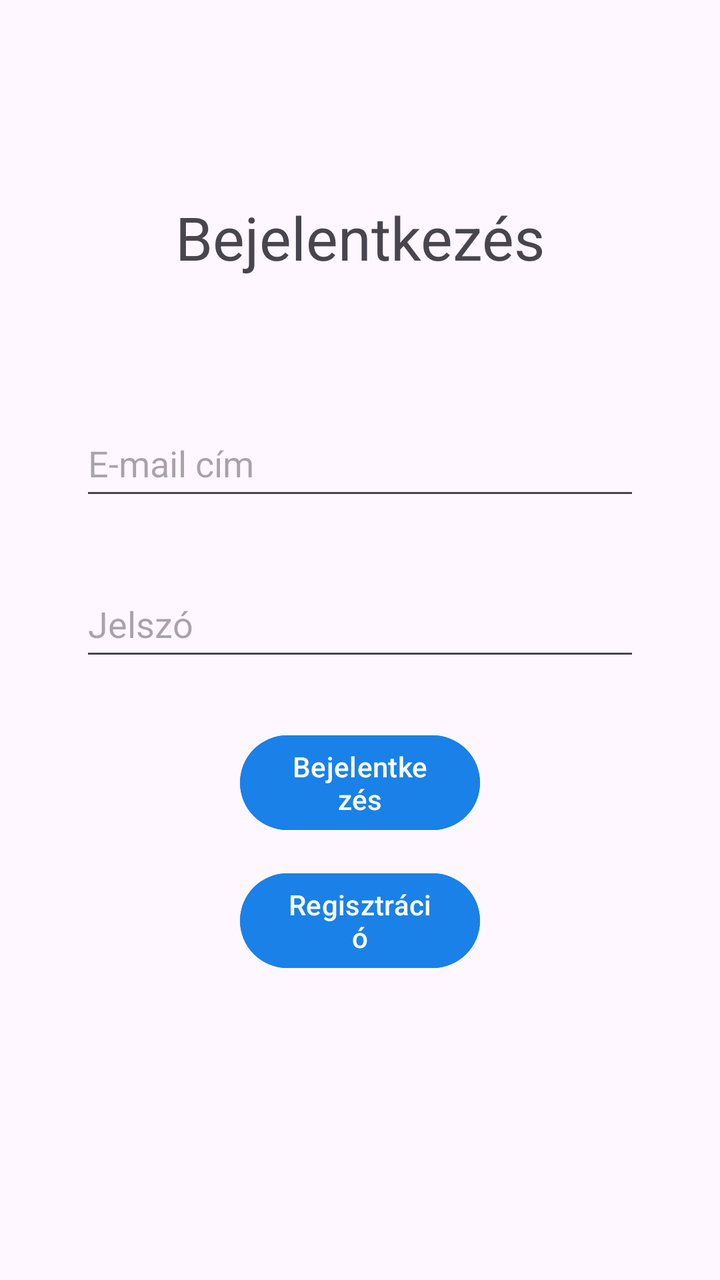
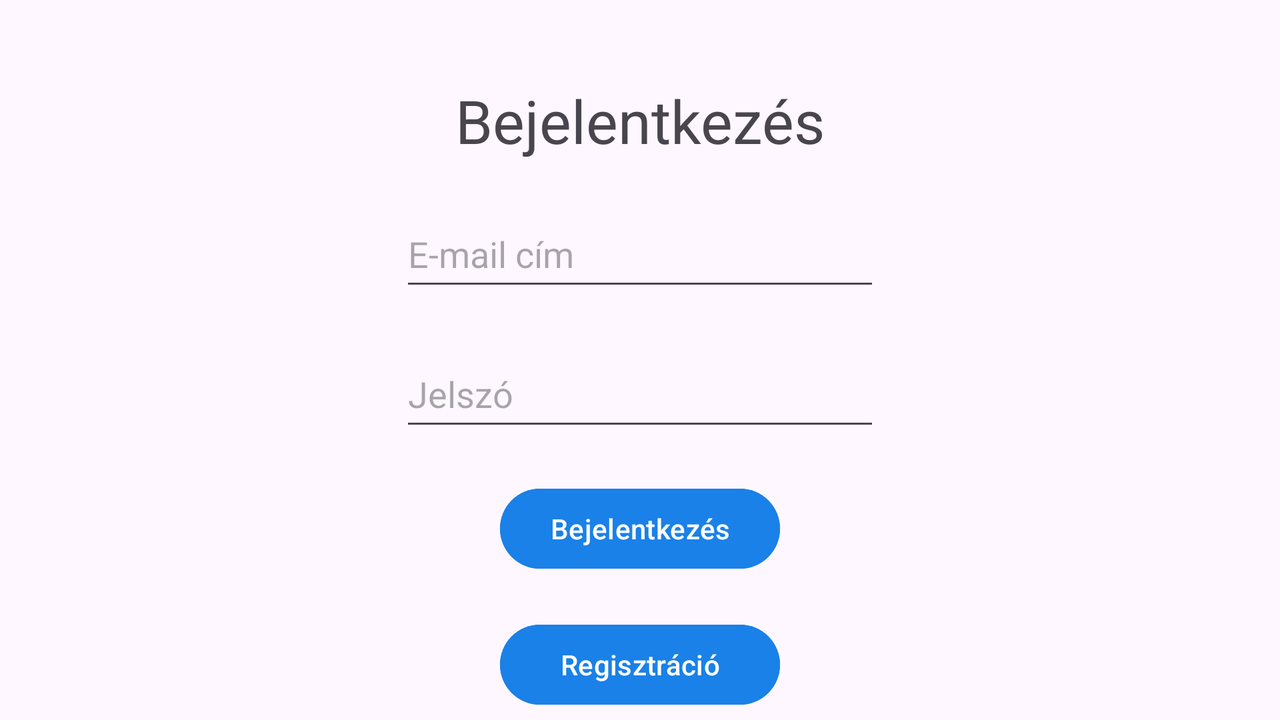

One screen, two layout resources from the same app: the default and the repository's alternative for another configuration. Each is rendered where Android would select it; the XML of both is given below.
<!-- AndroidManifest.xml: application theme Theme.Autobiztositas -->
<!-- res/layout/activity_main.xml -->
<?xml version="1.0" encoding="utf-8"?>
<androidx.constraintlayout.widget.ConstraintLayout xmlns:android="http://schemas.android.com/apk/res/android"
    xmlns:app="http://schemas.android.com/apk/res-auto"
    xmlns:tools="http://schemas.android.com/tools"
    android:id="@+id/main"
    android:layout_width="match_parent"
    android:layout_height="match_parent"
    tools:context=".MainActivity"
    >


    <TextView
        android:id="@+id/LoginTextView"
        android:layout_width="match_parent"
        android:layout_height="wrap_content"
        android:text="@string/login"
        android:textAlignment="center"
        android:textSize="30sp"
        app:layout_constraintBottom_toBottomOf="parent"
        app:layout_constraintEnd_toEndOf="parent"
        app:layout_constraintHorizontal_bias="0.0"
        app:layout_constraintStart_toStartOf="parent"
        app:layout_constraintTop_toTopOf="parent"
        app:layout_constraintVertical_bias="0.164" />

    <EditText
        android:id="@+id/PwEditTextPassword"
        android:layout_width="match_parent"
        android:layout_height="50dp"
        android:layout_marginLeft="40dp"
        android:layout_marginRight="40dp"
        android:ems="10"
        android:hint="@string/password"
        android:inputType="textPassword"
        app:layout_constraintBottom_toBottomOf="parent"
        app:layout_constraintEnd_toEndOf="parent"
        app:layout_constraintStart_toStartOf="parent"
        app:layout_constraintTop_toBottomOf="@+id/EmailEditText"
        app:layout_constraintVertical_bias="0.091" />

    <EditText
        android:id="@+id/EmailEditText"
        android:layout_width="match_parent"
        android:layout_height="50dp"
        android:layout_marginLeft="40dp"
        android:layout_marginRight="40dp"
        android:ems="10"
        android:hint="@string/email"
        android:inputType="textEmailAddress"
        app:layout_constraintBottom_toBottomOf="parent"
        app:layout_constraintEnd_toEndOf="parent"
        app:layout_constraintStart_toStartOf="parent"
        app:layout_constraintTop_toBottomOf="@+id/LoginTextView"
        app:layout_constraintVertical_bias="0.147" />

    <Button
        android:id="@+id/LoginButton"
        android:layout_width="match_parent"
        android:layout_height="wrap_content"
        android:layout_marginLeft="120dp"
        android:layout_marginRight="120dp"
        android:onClick="login"
        android:text="@string/login"
        android:backgroundTint="#1a81e8"
        app:layout_constraintBottom_toBottomOf="parent"
        app:layout_constraintEnd_toEndOf="parent"
        app:layout_constraintStart_toStartOf="parent"
        app:layout_constraintTop_toBottomOf="@+id/PwEditTextPassword"
        app:layout_constraintVertical_bias="0.114" />

    <Button
        android:id="@+id/RegisterButton"
        android:layout_width="match_parent"
        android:layout_height="wrap_content"
        android:onClick="register"
        android:text="@string/register"
        android:backgroundTint="#1a81e8"
        android:layout_marginLeft="120dp"
        android:layout_marginRight="120dp"
        app:layout_constraintBottom_toBottomOf="parent"
        app:layout_constraintEnd_toEndOf="parent"
        app:layout_constraintStart_toStartOf="parent"
        app:layout_constraintTop_toBottomOf="@+id/LoginButton"
        app:layout_constraintVertical_bias="0.083" />
</androidx.constraintlayout.widget.ConstraintLayout>
<!-- resources referenced by this layout -->
<resources>
  <string name="email">E-mail cím</string>
  <string name="login">Bejelentkezés</string>
  <string name="password">Jelszó</string>
  <string name="register">Regisztráció</string>
  <style name="Theme.Autobiztositas" parent="Base.Theme.Autobiztositas" />
  <style name="Base.Theme.Autobiztositas" parent="Theme.Material3.DayNight.NoActionBar">
          
          
      </style>
</resources>
<!-- res/layout-land/activity_main.xml (the repository's variant of the layout above) -->
<!-- drawn on the phone turned sideways -->
<?xml version="1.0" encoding="utf-8"?>
<LinearLayout
    xmlns:android="http://schemas.android.com/apk/res/android"
    xmlns:tools="http://schemas.android.com/tools"
    android:id="@+id/main"
    android:layout_width="match_parent"
    android:layout_height="match_parent"
    android:layout_centerHorizontal="true"
    android:orientation="vertical"
    tools:context=".MainActivity">


    <TextView
        android:id="@+id/LoginTextView"
        android:layout_width="match_parent"
        android:layout_height="wrap_content"
        android:textAlignment="center"
        android:textSize="30sp"
        android:layout_marginTop="40dp"
        android:text="@string/login"

        />


    <EditText
        android:id="@+id/EmailEditText"
        android:layout_width="match_parent"
        android:layout_height="50dp"
        android:layout_marginLeft="200dp"
        android:layout_marginTop="20dp"
        android:layout_marginRight="200dp"
        android:ems="10"
        android:hint="@string/email"
        android:inputType="textEmailAddress" />

    <EditText
        android:id="@+id/PwEditTextPassword"
        android:layout_width="match_parent"
        android:layout_height="50dp"
        android:layout_marginLeft="200dp"
        android:layout_marginTop="20dp"
        android:layout_marginRight="200dp"
        android:ems="10"
        android:hint="@string/password"
        android:inputType="textPassword" />

    <Button
        android:id="@+id/LoginButton"
        android:layout_width="match_parent"
        android:layout_height="wrap_content"
        android:layout_marginLeft="250dp"
        android:layout_marginRight="250dp"
        android:layout_marginTop="20dp"
        android:onClick="login"
        android:text="@string/login"
        android:backgroundTint="#1a81e8"
        />


    <Button
        android:id="@+id/RegisterButton"
        android:layout_width="match_parent"
        android:layout_height="wrap_content"
        android:layout_marginLeft="250dp"
        android:layout_marginRight="250dp"
        android:layout_marginTop="20dp"
        android:text="@string/register"
        android:onClick="register"
        android:backgroundTint="#1a81e8"
        />
</LinearLayout>
